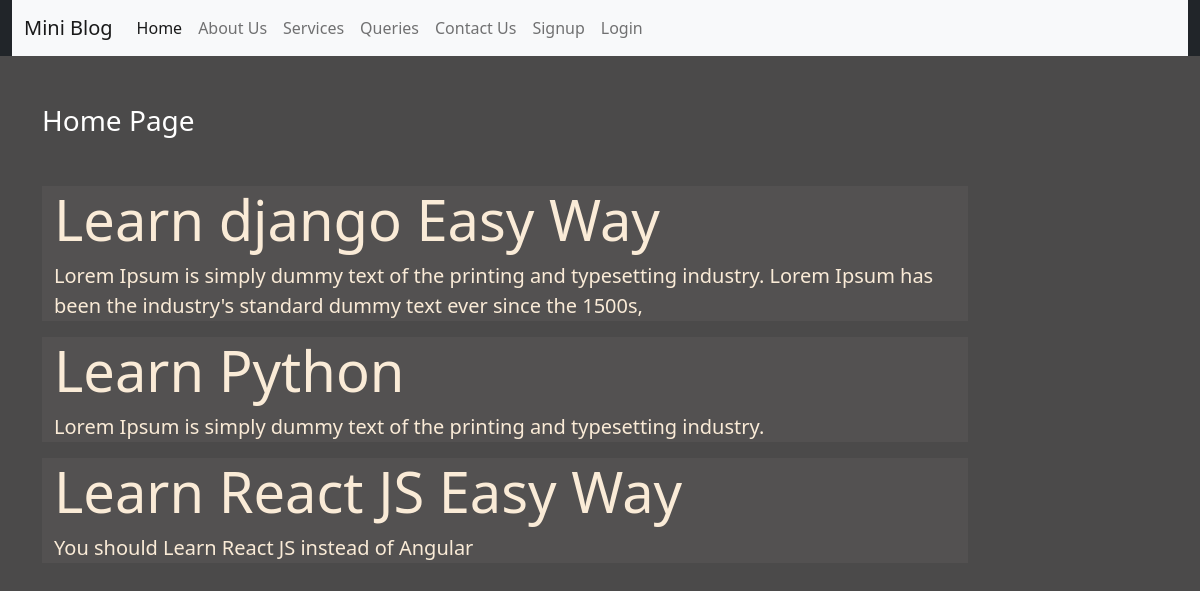
The page / on the database its author committed.
### blog/models.py (models this page shows)
class Post(models.Model):
    title = models.CharField(max_length=150)
    desc = models.TextField()

### blog/views.py (the view)
# urls.py: 2. Add a URL to urlpatterns:  path('', views.home, name='home')
def home(request):
    posts = Post.objects.all()
    return render(request, 'home.html', {'posts':posts})

### blog/templates/home.html
{% extends 'base.html' %}
{% load static %}
{% block content %}
<div class="col-sm-10">
    <h3 class="text-white my-5">Home Page</h3>
    {% for post in posts %}
    <div class="jumbotron jumbotron-fluid jumbo-color">
  <div class="container">
    <h1 class="display-4 font-weight-bold">{{post.title}}</h1>
      <p class="lead">{{post.desc}}</p>
  </div>
</div>
    {% endfor %}
</div>
{% endblock content %}

### blog/static/css/style.css (style rules this page uses)
body { background-color:rgb(75, 74, 74); color: antiquewhite; }
.jumbo-color { background-color:rgb(83, 81, 81); }

### rows shown on the page
Post: title "Learn django Easy Way", desc "Lorem Ipsum is simply dummy text of the printing and typesetting industry. Lorem Ipsum has been the industry's standard dummy text ever since the 1500s,"
Post: title "Learn Python", desc "Lorem Ipsum is simply dummy text of the printing and typesetting industry."
Post: title "Learn React JS Easy Way", desc "You should Learn React JS instead of Angular"
